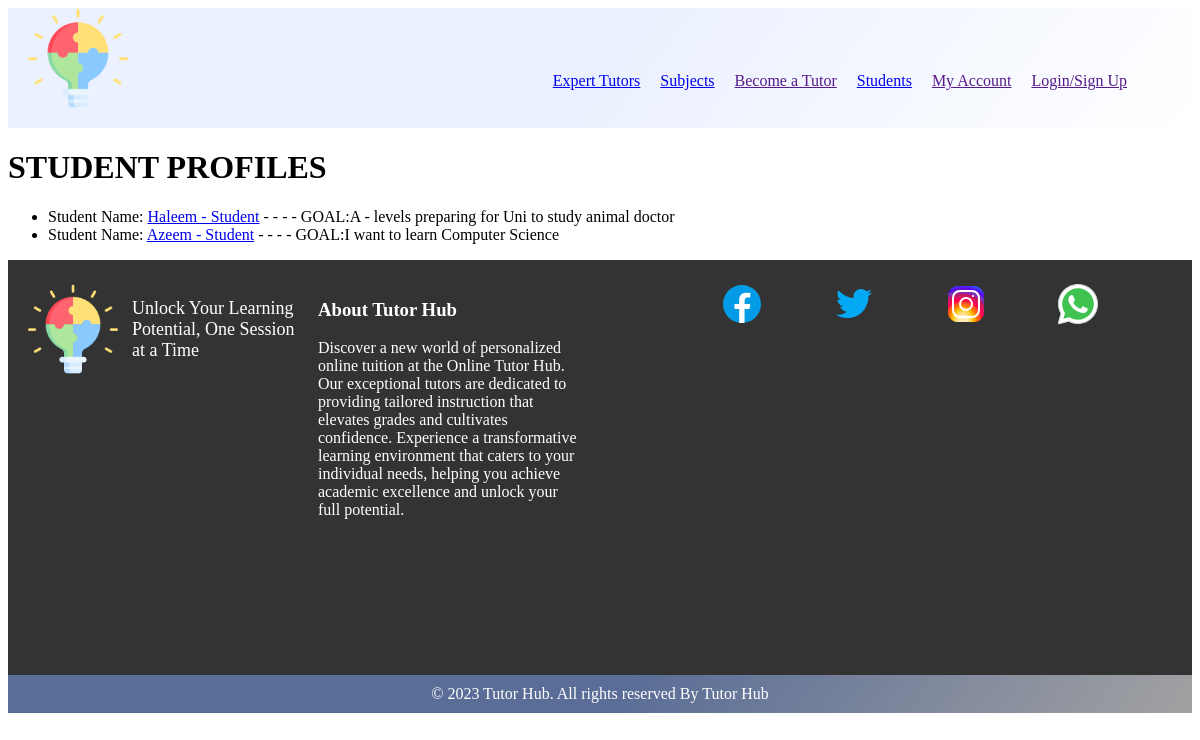
The page /student-profiles on the database its author committed.
### userprofile/models.py (models this page shows, shortened)
class StudentProfile(models.Model):
    user = models.OneToOneField(settings.AUTH_USER_MODEL, on_delete=models.CASCADE,
                                       null=True, blank=True)
    email = models.EmailField(max_length=500, blank=True, null=True)
    username = models.CharField(max_length=200, blank=True, null=True)
    name = models.CharField(max_length=200, blank=True, null=True)
    first_name = models.CharField(max_length=300, blank=True, null=True)
    last_name = models.CharField(max_length=300, blank=True, null=True)
    short_goal = models.CharField(max_length=200, blank=True, null=True)
    bio = models.TextField(blank=True, null=True)
    EDUCATION_LEVEL = (
        ('Year 7', 'Year 7 KS3'),
        ('Year 8', 'Year 8 KS3'),
        ('Year 9', 'Year 9 KS3'),
        ('Year 10', 'Year 10 KS4'),
        ('Year 11', 'Year 11 KS4'),
        ('Year 12', 'Year 12 KS5'),
        ('Year 13', 'Year 13 KS5'),
    )
    education = models.CharField(max_length=200, choices=EDUCATION_LEVEL)
    interested_subjects = models.ManyToManyField('Subject',blank=True)
    profile_image = models.ImageField(null=True, blank=True, upload_to='student-profile-img/',
                                      default="defaultprofileimg/default.png")
    created = models.DateTimeField(auto_now_add=True)
    id = models.UUIDField(default=uuid.uuid4, unique=True, primary_key=True, editable=False)
    parent_name = models.CharField(max_length=150, blank=True, null=True)
    parent_email = models.EmailField(max_length=500, blank=True, null=True)
    parent_phone = models.CharField(max_length=20, blank=True, null=True)
    PREFERRED_AVAILABILITY_CHOICES = [
        ('Weekday mornings', 'Weekday mornings'),
        ('Weekday afternoons', 'Weekday afternoons'),
        ('Weekday evenings', 'Weekday evenings'),
        ('Weekends mornings', 'Weekends mornings'),
        ('Weekends afternoons', 'Weekends afternoons'),
        ('Weekends evenings', 'Weekends evenings'),
    ]
    preferred_availability = models.CharField(
        max_length=100, choices=PREFERRED_AVAILABILITY_CHOICES, blank=True, null=True
    )

### userprofile/views.py (the view)
# urls.py: path('student-profiles', views.studentProfiles, name="student-profiles"),
def studentProfiles(request):
    students = StudentProfile.objects.all()
    context = {'students': students}
    return render (request, 'userprofile/student-profiles.html', context)

### userprofile/templates/userprofile/student-profiles.html
{% extends 'main.html' %}
{% block content %}
<h1> STUDENT PROFILES</h1>
<ul>
    {% for student in students %}
        <li> Student Name: <a href="{% url 'student' student.id %}">{{student.username}}</a> - - - - GOAL:{{student.short_goal}}</li>
    {% endfor %}
</ul>
{% endblock content %}

### rows shown on the page
StudentProfile: username "Haleem - Student", short_goal "A - levels preparing for Uni to study animal doctor"
StudentProfile: username "Azeem - Student", short_goal "I want to learn Computer Science"
